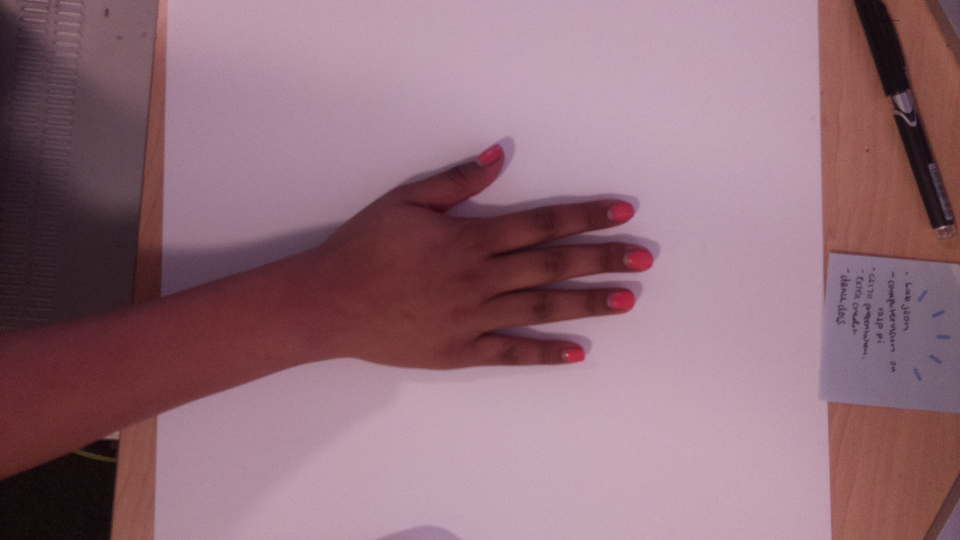
#> input picture images/original/image0.jpg, 1920 x 1080 px, given in place of the camera (shown at 1/2 size)
$ python control_code.py
#> lines starting #> are read from the running program, lines starting #| are printed output that depends on the picture
#Inspiration for this type of sensing and for the code came from https://gogul.dev/software/hand-gesture-recognition-p2
import cv2
import imutils
import numpy as np
from sklearn.metrics import pairwise
import serial
import time

background_image = None
BAUD = 9600 # Baud Rate
arduino = serial.Serial('/dev/ttyACM0', 9600) # Found with 'ls /dev/tty.*' [this changes each time the arduino is connected]
print("Serial Port is open: {}".format(arduino.is_open))
print("Baud Rate: {}".format(BAUD))

# [75 lines left out: functions run_avg, segment, count, not called in this run]

class RobotHand():
    """
    RobotHand that plays Rock, Paper, Scissors
    """
    states = ("Rock", "Paper", "Scissors")

    def __init__(self):
        self.state = self.states[1]

    # [32 lines left out: functions state_transition, play_rock, play_paper, play_scissor, not called in this run]

if __name__ == "__main__":
    # initialize accumulated weight
    accumWeight = 0.5

    # get the reference to the webcam
    camera = cv2.VideoCapture(0)

    # region of interest (ROI) coordinates
    top, right, bottom, left = 10, 350, 225, 590

    # initialize num of frames
    num_frames = 0

    # calibration indicator
    calibrated = False

    #when the hand is first seen
    frame_start = 0

    #how many frames the hand has to be the same
    hs = 150

    #array of if a hand was rock paper of scissors
    rps = [0,0,0]

    while(True):
        (grabbed, frame) = camera.read()
#> frame is the input picture: shape (1080, 1920, 3); mean B, G, R 121, 109.4, 145.1

        frame = imutils.resize(frame, width=700)
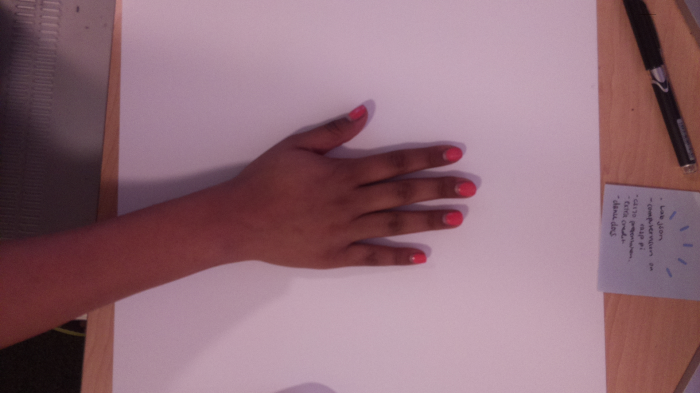
#> frame: shape (393, 700, 3); mean B, G, R 121, 109.4, 145.1

        frame = cv2.flip(frame, 1)
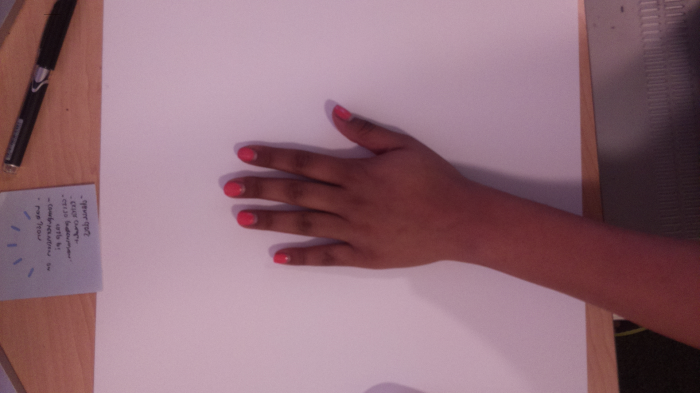
#> frame: shape (393, 700, 3); mean B, G, R 121, 109.4, 145.1

        clone = frame.copy()

        (height, width) = frame.shape[:2]
#> height = 393; width = 700

        roi = frame[top:bottom, right:left]
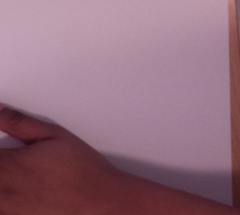
#> roi: shape (215, 240, 3); mean B, G, R 122.2, 107.3, 144.3

#> (the run stopped early here; a loop or call above may not have finished)

$ run again, on images/original/image2.jpg
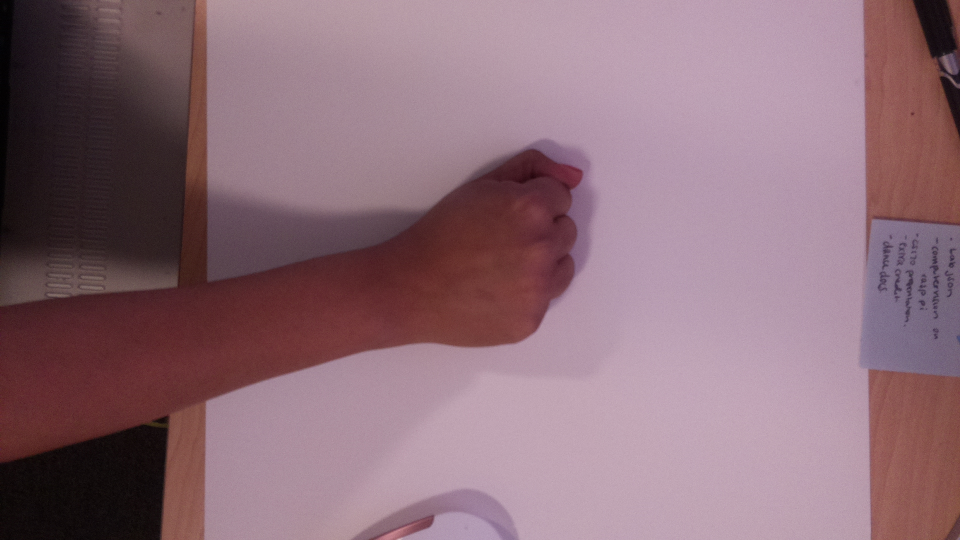
#> input picture images/original/image2.jpg, 1920 x 1080 px, given in place of the camera (shown at 1/2 size)
#> frame is the input picture: shape (1080, 1920, 3); mean B, G, R 119.7, 109.1, 140.2
#> `frame = cv2.flip(frame, 1)`:
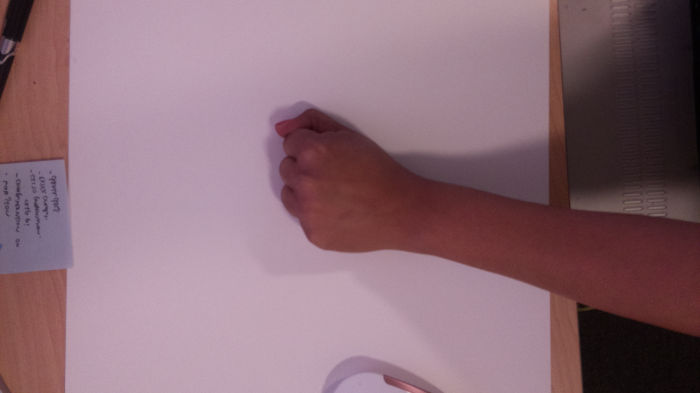
#> frame: shape (393, 700, 3); mean B, G, R 119.7, 109.1, 140.2
#> `roi = frame[top:bottom, right:left]`:
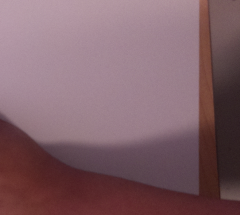
#> roi: shape (215, 240, 3); mean B, G, R 104.7, 97.1, 128.1

$ run again, on images/original/image3.jpg
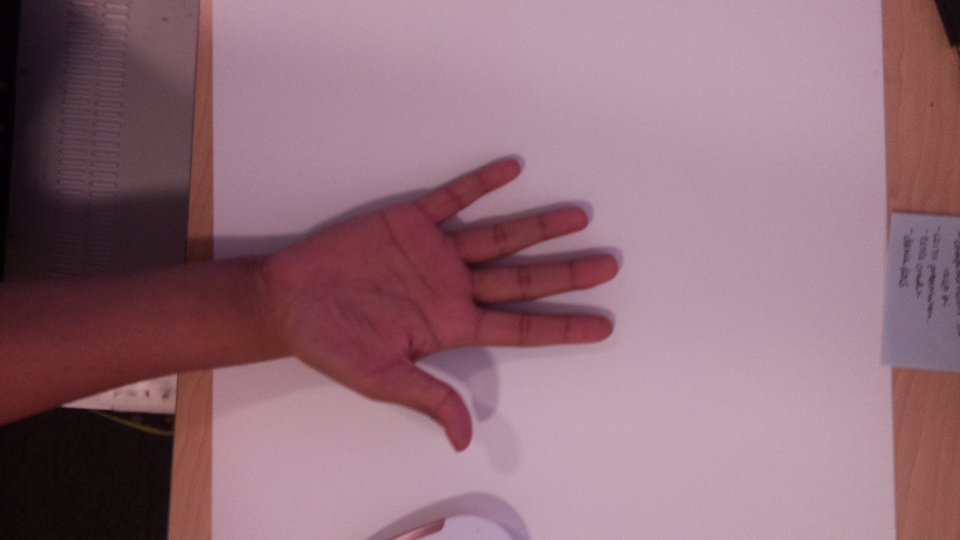
#> input picture images/original/image3.jpg, 1920 x 1080 px, given in place of the camera (shown at 1/2 size)
#> frame is the input picture: shape (1080, 1920, 3); mean B, G, R 119.7, 108.5, 144.3
#> `frame = cv2.flip(frame, 1)`:
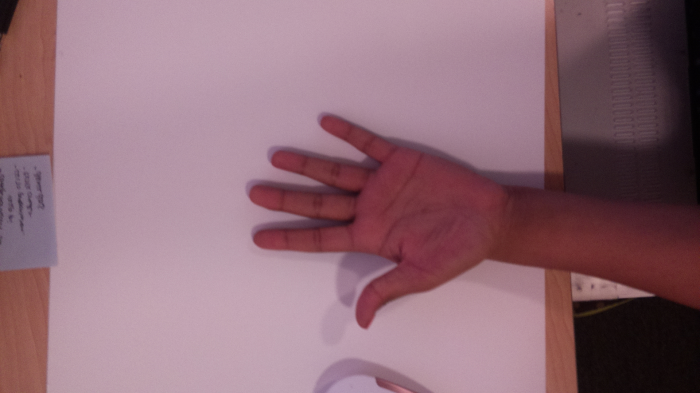
#> frame: shape (393, 700, 3); mean B, G, R 119.7, 108.5, 144.3
#> `roi = frame[top:bottom, right:left]`:
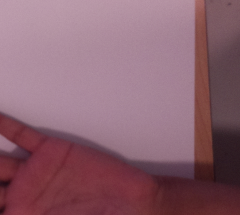
#> roi: shape (215, 240, 3); mean B, G, R 110.9, 98.1, 138.4
